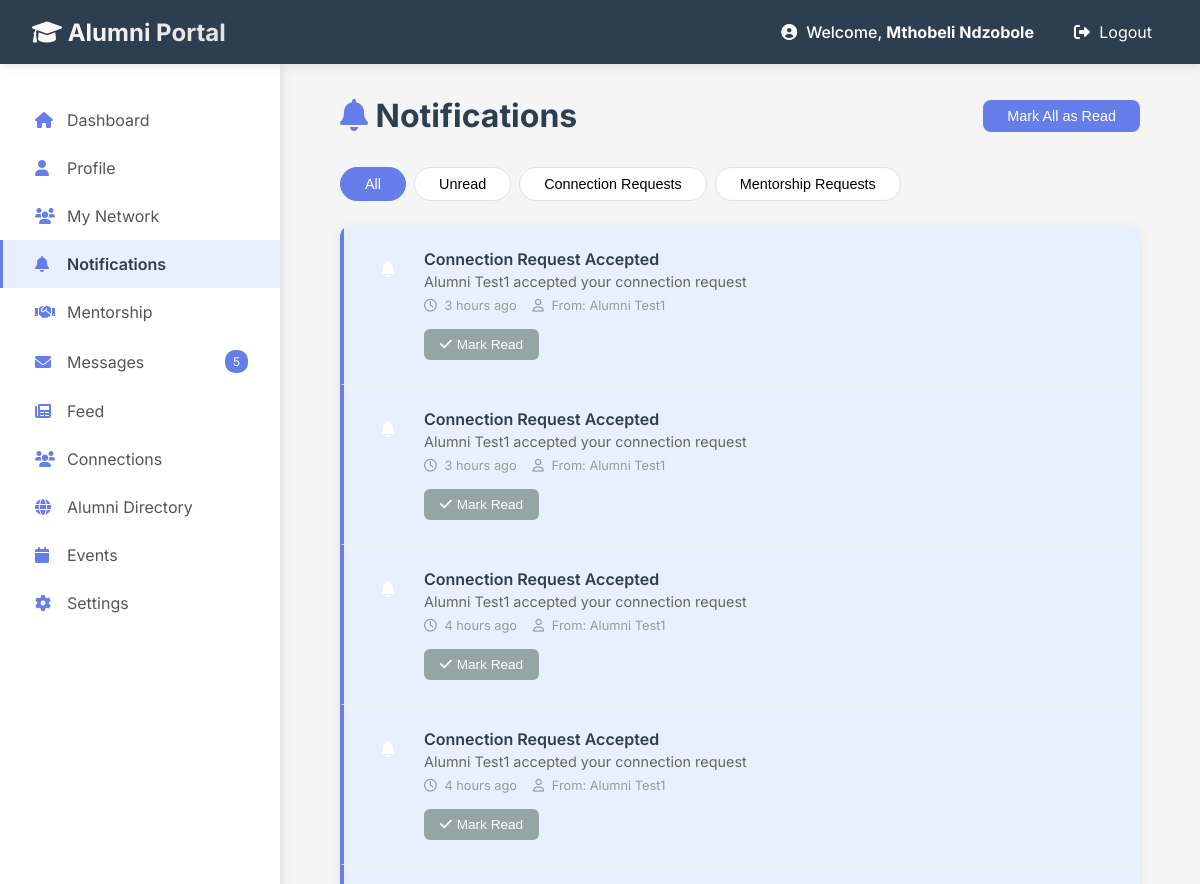
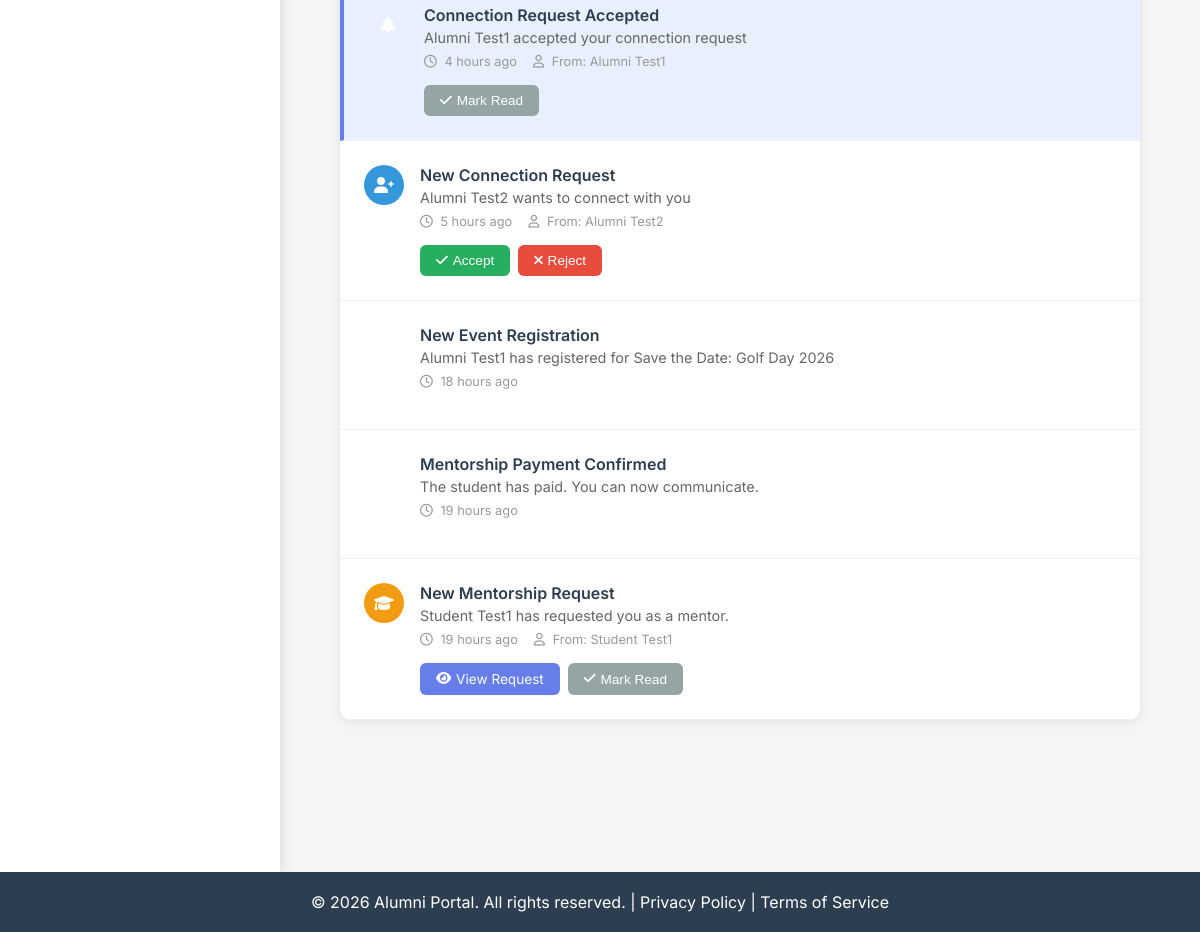
/notifications/ (signed in), run on the app's committed database (2 pictures, top to bottom).
### app/models/user.py (models this page shows, shortened)
class User(db.Model):
    __tablename__ = 'users'
    id = db.Column(db.Integer, primary_key=True)
    full_name = db.Column(db.String(100))
    email = db.Column(db.String(120), unique=True, nullable=False)
    password_hash = db.Column(db.Text, nullable=False)
    role = db.Column(db.String(20), nullable=False)
    profile_picture = db.Column(db.Text, default='default_avatar.png')
    created_at = db.Column(db.DateTime, default=datetime.utcnow)

class Notification(db.Model):
    __tablename__ = 'notifications'
    id = db.Column(db.Integer, primary_key=True)
    user_id = db.Column(db.Integer, db.ForeignKey('users.id', ondelete='CASCADE'), nullable=False)
    sender_id = db.Column(db.Integer, db.ForeignKey('users.id', ondelete='SET NULL'), nullable=True)
    title = db.Column(db.String(200), nullable=False)
    message = db.Column(db.Text, nullable=False)
    notification_type = db.Column(db.String(50), nullable=False)  # message, mentorship_request, mentorship_response, event_reminder, etc.
    reference_id = db.Column(db.Integer, nullable=True)
    reference_type = db.Column(db.String(50), nullable=True)
    is_read = db.Column(db.Boolean, default=False)
    is_archived = db.Column(db.Boolean, default=False)
    created_at = db.Column(db.DateTime, default=datetime.utcnow)
    read_at = db.Column(db.DateTime, nullable=True)
    user = db.relationship('User', foreign_keys=[user_id], backref='notifications')
    sender = db.relationship('User', foreign_keys=[sender_id], backref='sent_notifications')
    @property
    def time_ago(self):
        diff = datetime.utcnow() - self.created_at
        if diff.days > 0:
            return f"{diff.days} day{'s' if diff.days > 1 else ''} ago"
        elif diff.seconds > 3600:
            hours = diff.seconds // 3600
            return f"{hours} hour{'s' if hours > 1 else ''} ago"
        elif diff.seconds > 60:
            minutes = diff.seconds // 60
            return f"{minutes} minute{'s' if minutes > 1 else ''} ago"
        else:
            return "Just now"

### app/routes/notification_routes.py (the view)
@notification_bp.route('/')
def notifications_page():
    user = get_current_user()
    if not user:
        return redirect(url_for('views.login_page'))
    notifications = Notification.query.filter_by(
        user_id=user.id,
        is_archived=False
    ).order_by(Notification.created_at.desc()).all()
    print(f"Found {len(notifications)} notifications for user {user.id}")
    unread_count = NotificationService.get_unread_count(user.id)
    template = 'alumni/notifications.html' if user.role == 'alumni' else 'student/notifications.html'
    return render_template('notifications/index.html',
                         user=user,
                         notifications=notifications,
                         unread_count=unread_count)

### app/templates/notifications/index.html (shortened to what this page needs)
{% extends "alumni/base_alumni.html" %}
{% block alumni_content %}
<div class="notifications-container">
    <div class="notifications-header">
        <h1><i class="fas fa-bell" style="color: #667eea;"></i> Notifications</h1>
        <button class="mark-all-read" onclick="markAllRead()">Mark All as Read</button>
    </div>
    <div class="filter-tabs">
        <button class="filter-tab active" onclick="filterNotifications('all', this)">All</button>
        <button class="filter-tab" onclick="filterNotifications('unread', this)">Unread</button>
        <button class="filter-tab" onclick="filterNotifications('connection_request', this)">Connection Requests</button>
        <button class="filter-tab" onclick="filterNotifications('mentorship_request', this)">Mentorship Requests</button>
    </div>
    <div class="notifications-list" id="notificationsList">
        {% if notifications and notifications|length > 0 %}
            {% for notification in notifications %}
            <div class="notification-item {% if not notification.is_read %}unread{% endif %}"
                 data-id="{{ notification.id }}"
                 data-type="{{ notification.notification_type }}"
                 data-read="{{ notification.is_read|lower }}">
                <div class="notification-icon icon-{{ notification.notification_type }}">
                    <i class="fas
                        {% if notification.notification_type == 'connection_request' %}fa-user-plus
                        {% elif notification.notification_type == 'connection_response' %}fa-handshake
                        {% elif notification.notification_type == 'mentorship_request' %}fa-graduation-cap
                        {% elif notification.notification_type == 'mentorship_response' %}fa-check-circle
                        {% elif notification.notification_type == 'message' %}fa-envelope
                        {% elif notification.notification_type == 'comment' %}fa-comment
                        {% else %}fa-bell{% endif %}">
                    </i>
                </div>
                <div class="notification-content">
                    <div class="notification-title">{{ notification.title }}</div>
                    <div class="notification-message">{{ notification.message }}</div>
                    <div class="notification-meta">
                        <span><i class="far fa-clock"></i> {{ notification.time_ago }}</span>
                        {% if notification.sender %}
                        <span><i class="far fa-user"></i> From: {{ notification.sender.full_name }}</span>
                        {% endif %}
                    </div>
                    <div class="notification-actions">
                        {% if notification.notification_type == 'connection_request' %}
                            <button class="action-btn btn-accept" onclick="respondToConnection({{ notification.reference_id }}, 'accept', {{ notification.id }})">
                                <i class="fas fa-check"></i> Accept
                            </button>
                            <button class="action-btn btn-reject" onclick="respondToConnection({{ notification.reference_id }}, 'reject', {{ notification.id }})">
                                <i class="fas fa-times"></i> Reject
                            </button>
                        {% elif notification.notification_type == 'mentorship_request' %}
                            <a href="{{ url_for('views.alumni_mentorship') }}" class="action-btn btn-view">
                                <i class="fas fa-eye"></i> View Request
                            </a>
                            <button class="action-btn btn-dismiss" onclick="markAsRead({{ notification.id }})">
                                <i class="fas fa-check"></i> Mark Read
                            </button>
                        {% elif notification.notification_type == 'connection_response' or notification.notification_type == 'mentorship_response' %}
                            <button class="action-btn btn-dismiss" onclick="markAsRead({{ notification.id }})">
                                <i class="fas fa-check"></i> Dismiss
                            </button>
                        {% else %}
                            {% if not notification.is_read %}
                            <button class="action-btn btn-dismiss" onclick="markAsRead({{ notification.id }})">
                                <i class="fas fa-check"></i> Mark Read
                            </button>
                            {% endif %}
                        {% endif %}
                    </div>
                </div>
            </div>
            {% endfor %}
        {% else %}
            <div class="empty-state">
                <i class="fas fa-bell-slash"></i>
                <h3>No notifications</h3>
                <p>When you receive connection requests or messages, they'll appear here.</p>
            </div>
        {% endif %}
    </div>
</div>
{% endblock %}

### app/templates/alumni/base_alumni.html (shortened to what this page needs)
{% extends "base.html" %}
{% block content %}
<div class="alumni-container">
    <div class="alumni-sidebar">
        <a href="{{ url_for('views.alumni_dashboard') }}" class="{% if request.endpoint == 'views.alumni_dashboard' %}active{% endif %}">
            <i class="fas fa-home"></i> Dashboard
        </a>
        <a href="{{ url_for('profile_module.alumni_profile_view') }}" class="{% if request.endpoint == 'profile_module.alumni_profile_view' %}active{% endif %}">
            <i class="fas fa-user"></i> Profile
        </a>
        <a href="{{ url_for('views.alumni_connections') }}" class="{% if request.endpoint == 'views.alumni_connections' %}active{% endif %}">
            <i class="fas fa-users"></i> My Network
        </a>
        {% if url_for('notifications.notifications_page', _external=False) %}
        <a href="/notifications/" class="{% if request.path == '/notifications/' %}active{% endif %}">
            <i class="fas fa-bell"></i> Notifications
        </a>
        {% else %}
        <a href="#" class="disabled" style="opacity: 0.5; pointer-events: none;">
            <i class="fas fa-bell"></i> Notifications (Coming Soon)
        </a>
        {% endif %}
        <a href="{{ url_for('views.alumni_mentorship') }}" class="{% if request.endpoint == 'views.alumni_mentorship' %}active{% endif %}">
            <i class="fas fa-handshake"></i> Mentorship
        </a>
        <a href="{{ url_for('views.alumni_messages') }}" class="{% if request.endpoint == 'views.alumni_messages' %}active{% endif %}">
            <i class="fas fa-envelope"></i> Messages
            {% if unread_count and unread_count > 0 %}
                <span class="badge">{{ unread_count }}</span>
            {% endif %}
        </a>
        <a href="{{ url_for('network.feed') }}" class="{% if request.endpoint == 'network.feed' %}active{% endif %}">
            <i class="fas fa-newspaper"></i> Feed
        </a>
        <a href="{{ url_for('network.connections') }}" class="{% if request.endpoint == 'network.connections' %}active{% endif %}">
            <i class="fas fa-users"></i> Connections
        </a>
        <a href="{{ url_for('network.alumni_directory') }}" class="{% if request.endpoint == 'network.alumni_directory' %}active{% endif %}">
            <i class="fas fa-globe"></i> Alumni Directory
        </a>
        <a href="{{ url_for('events.alumni_events') }}" class="{% if request.endpoint == 'events.alumni_events' %}active{% endif %}">
            <i class="fas fa-calendar"></i> Events
        </a>
        <a href="{{ url_for('profile_module.alumni_settings') }}" class="{% if request.endpoint == 'profile_module.alumni_profile_view' %}active{% endif %}">
            <i class="fas fa-cog"></i> Settings
        </a>
    </div>
    <div class="alumni-main-content">
        {% block alumni_content %}{% endblock %}
    </div>
</div>
{% endblock %}

### app/templates/base.html (shortened to what this page needs)
<!DOCTYPE html>
<html lang="en">
<head>
    <link rel="stylesheet" href="https://cdnjs.cloudflare.com/ajax/libs/font-awesome/6.0.0/css/all.min.css">
</head>
<body>
    <nav class="navbar">
        <div class="logo">
            <a href="{{ url_for('views.home') }}">
                <i class="fas fa-graduation-cap"></i> Alumni Portal
            </a>
        </div>
        <div class="user-menu">
            {% if session.get('user_id') %}
                <span>
                    <i class="fas fa-user-circle"></i>
                    Welcome, <strong>{{ session.get('user_name', 'User') }}</strong>
                </span>
                <a href="{{ url_for('auth.logout') }}">
                    <i class="fas fa-sign-out-alt"></i> Logout
                </a>
            {% endif %}
        </div>
    </nav>
    {% block content %}{% endblock %}
    <footer class="footer">
        <p>&copy; 2026 Alumni Portal. All rights reserved. | <a href="#" style="color: white; text-decoration: none;">Privacy Policy</a> | <a href="#" style="color: white; text-decoration: none;">Terms of Service</a></p>
    </footer>
</body>
</html>

### data on the page
User: get "Mthobeli Ndzobole"
Notification: title "Connection Request Accepted", message "Alumni Test1 accepted your connection request", time_ago "3 hours ago", sender.full_name "Alumni Test1"
Notification: title "Connection Request Accepted", message "Alumni Test1 accepted your connection request", time_ago "3 hours ago", sender.full_name "Alumni Test1"
Notification: title "Connection Request Accepted", message "Alumni Test1 accepted your connection request", time_ago "4 hours ago", sender.full_name "Alumni Test1"
Notification: title "Connection Request Accepted", message "Alumni Test1 accepted your connection request", time_ago "4 hours ago", sender.full_name "Alumni Test1"
Notification: title "Connection Request Accepted", message "Alumni Test1 accepted your connection request", time_ago "4 hours ago", sender.full_name "Alumni Test1"
Notification: title "New Connection Request", message "Alumni Test2 wants to connect with you", time_ago "5 hours ago", sender.full_name "Alumni Test2"
Notification: title "New Event Registration", message "Alumni Test1 has registered for Save the Date: Golf Day 2026", time_ago "18 hours ago"
Notification: title "Mentorship Payment Confirmed", message "The student has paid. You can now communicate.", time_ago "19 hours ago"
Notification: title "New Mentorship Request", message "Student Test1 has requested you as a mentor.", time_ago "19 hours ago", sender.full_name "Student Test1"

### other printed values
{{ unread_count }} "5"
